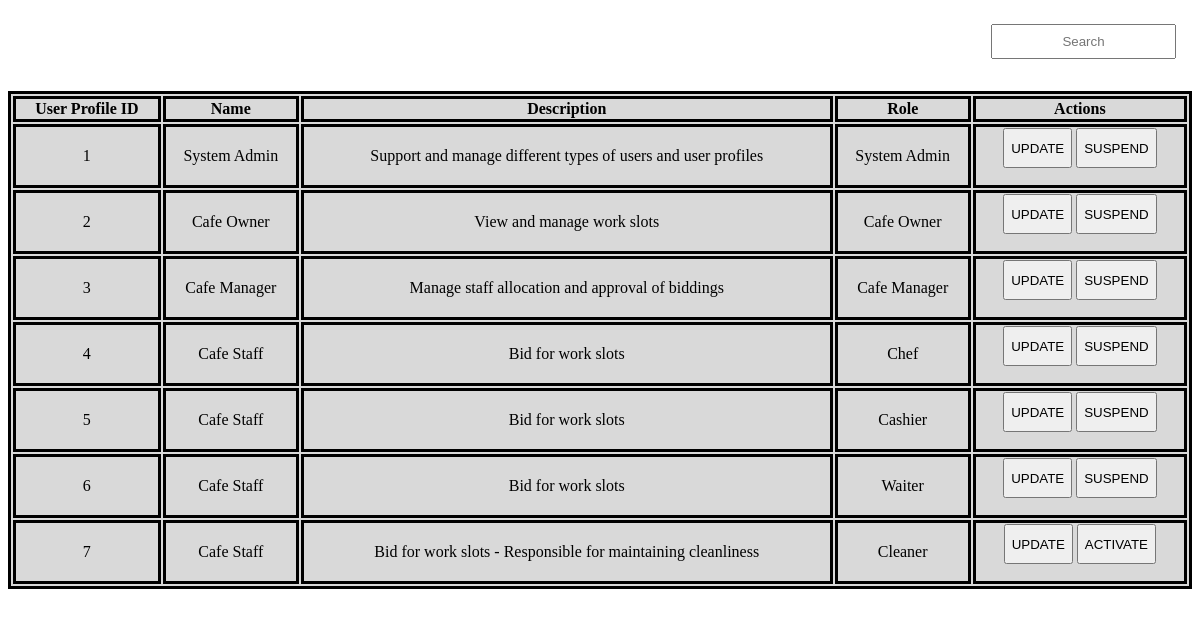
The page /bndProj/main/actors/admin/main-content.php on the database its author committed.
### tables this page shows
CREATE TABLE `userprofile` (
  `userProfileId` int(11) NOT NULL,
  `profileName` varchar(255) NOT NULL,
  `description` varchar(255) NOT NULL,
  `role` varchar(255) NOT NULL,
  `activated` tinyint(1) NOT NULL
);

### bndProj/entities/userProfileEntity.php (called while the page is built, shortened)
<?php
class UserProfileEntity extends Dbh
{
    protected function view()
    {
        $array = [];
        $conn = $this->connectDB();
        $sql = "SELECT * FROM userprofile";
        $result = $conn->query($sql);
        if ($result->num_rows > 0)
        {
            while ($row = $result->fetch_assoc())
            {
                $current = array(
                    'userProfileId' => $row['userProfileId'],
                    'profileName' => $row['profileName'],
                    'description' => $row['description'],
                    'role' => $row['role'],
                    'activated' => $row['activated']
                );
                array_push($array, $current);
            }
        }
        return $array;
    }
}
?>

### bndProj/controller/admin/viewUserProfileController.php (called while the page is built)
<?php
class ViewUserProfileController extends UserProfileEntity
{
    public function viewUserProfile()
    {
        $profile = new UserProfileEntity();
        $array = $profile->view();
        return $array;
    }
}
?>

### bndProj/main/actors/admin/boundaries/viewUserProfileBoundary.php (the view, shortened to what this page needs)
<?php
include "../../../entities/userProfileEntity.php";
include "../../../controller/admin/viewUserProfileController.php";
?>
<div class="container">
    <div class="row">
        <div class="search-container ml-auto">
            <form method="POST">
                <input type="text" name="search" id="myInput" placeholder="Search">
            </form>
        </div>
    </div>
    <div class="row">
        <?php
        if(isset($_POST["search"]))
        {
            $profileName = $_POST["search"];
            $searchUserProfile = new SearchUserProfileController();
            $array = $searchUserProfile->searchUserProfile($profileName);
            if ($array[0] != "Success")
            {
                echo '<script>';
                echo "alert('$array[0]');";
                echo 'document.location = "index.php?page=viewUserProfileBoundary";';
                echo '</script>';
            }
            else
            {
                echo '<table class ="table">';
                echo '  <tr>';
                echo '      <th class="text-center">User Profile ID</th>';
                echo '      <th class="text-center">Name</th>';
                echo '      <th class="text-center">Description</th>';
                echo '      <th class="text-center">Role</th>';
                echo '      <th class="text-center" colspan="2">Actions</th>';
                echo '  </tr>';
                for($i = 1; $i < count($array); $i++)
                {
                    $row = $array[$i];
                    echo '  <tr>';
                    echo '      <td>' . $row['userProfileId'] . '</td>';
                    echo '      <td>' . $row['profileName'] . '</td>';
                    echo '      <td>' . $row['description'] . '</td>';
                    echo '      <td>' . $row['role'] . '</td>';
                    echo '      <td>';
                    echo '          <form method="POST">';
                    echo '              <input type="hidden" name="updateProfileName" value="' . $row['profileName'] . '"/>';
                    echo '              <input type="hidden" name="updateDescription" value="' . $row['description'] . '"/>';
                    echo '              <input type="hidden" name="updateRole" value="' . $row['role'] . '"/>';
                    echo '              <button class="btn btn-primary" style="height:40px" value="' . $row['userProfileId'] . '" name="updateUserProfile">UPDATE</button>';
                    if ($row["activated"] == true)
                    {
                        echo '              <button class="btn btn-danger" style="height:40px" value="' . $row['userProfileId'] . '" name="suspendUserProfile">SUSPEND</button>';
                    }
                    else
                    {
                        echo '              <button class="btn btn-success" style="height:40px" value="' . $row['userProfileId'] . '" name="suspendUserProfile">ACTIVATE</button>';
                    }
                    echo '          </form>';
                    echo '      </td>';
                    echo '  </tr>';
                }
                echo "</table>";
            }
        }
        else
        {
            $viewUserProfile = new ViewUserProfileController();
            $array = $viewUserProfile->viewUserProfile();
            echo '<table class ="table">';
            echo '  <tr>';
            echo '      <th class="text-center">User Profile ID</th>';
            echo '      <th class="text-center">Name</th>';
            echo '      <th class="text-center">Description</th>';
            echo '      <th class="text-center">Role</th>';
            echo '      <th class="text-center" colspan="2">Actions</th>';
            echo '  </tr>';
            foreach($array as $row)
            {
                echo '  <tr>';
                echo '      <td>' . $row['userProfileId'] . '</td>';
                echo '      <td>' . $row['profileName'] . '</td>';
                echo '      <td>' . $row['description'] . '</td>';
                echo '      <td>' . $row['role'] . '</td>';
                echo '      <td>';
                echo '          <form method="POST">';
                echo '              <button class="btn btn-primary" style="height:40px" value="' . $row['userProfileId'] . '" name="updateUserProfile">UPDATE</button>';
                if ($row["activated"] == true)
                {
                    echo '              <button class="btn btn-danger" style="height:40px" value="' . $row['userProfileId'] . '" name="suspendUserProfile">SUSPEND</button>';
                }
                else
                {
                    echo '              <button class="btn btn-success" style="height:40px" value="' . $row['userProfileId'] . '" name="suspendUserProfile">ACTIVATE</button>';
                }
                echo '          </form>';
                echo '      </td>';
                echo '  </tr>';
            }
            echo "</table>";
        }
        ?>
    </div>
</div>

### bndProj/main/actors/admin/boundaries/viewUserProfileBoundary.php (style rules this page uses)
.table { margin-top: 1em !important; margin-left: auto; margin-right: auto; border-style: solid; border-color: black; background-color: #D9D9D9; width: 100%; text-align: center; }
th, td , tr { border-style: solid; border-color: black; }
.search-container { float: right; margin: 1em; }
.search-container input { height: 35px; margin-left: 1em; text-align: center; }

### rows shown on the page
userprofile: userProfileId "1", profileName "System Admin", description "Support and manage different types of users and user profiles", role "System Admin"
userprofile: userProfileId "2", profileName "Cafe Owner", description "View and manage work slots", role "Cafe Owner"
userprofile: userProfileId "3", profileName "Cafe Manager", description "Manage staff allocation and approval of biddings", role "Cafe Manager"
userprofile: userProfileId "4", profileName "Cafe Staff", description "Bid for work slots", role "Chef"
userprofile: userProfileId "5", profileName "Cafe Staff", description "Bid for work slots", role "Cashier"
userprofile: userProfileId "6", profileName "Cafe Staff", description "Bid for work slots", role "Waiter"
userprofile: userProfileId "7", profileName "Cafe Staff", description "Bid for work slots - Responsible for maintaining cleanliness", role "Cleaner"
